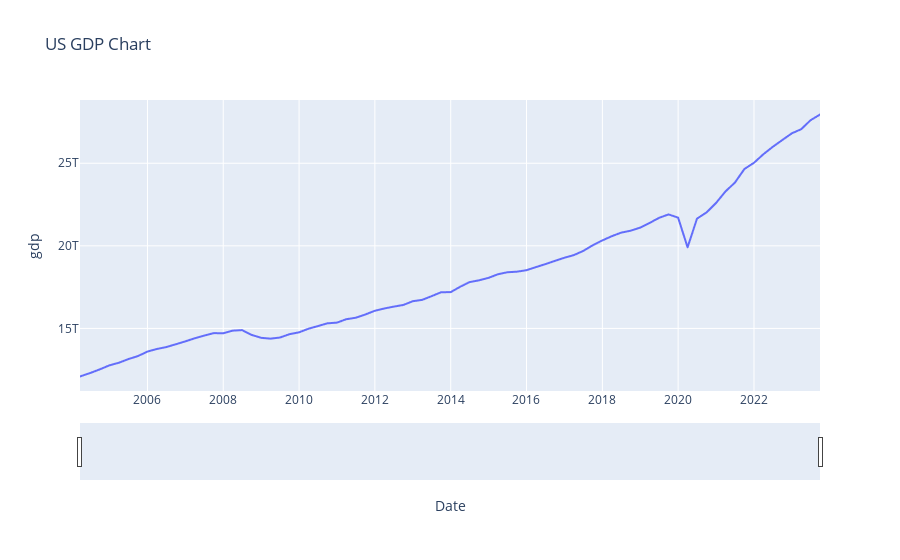

Notebook code cell kept with this figure:
### Code cell
fig = px.line(df, x='Date', y='gdp',
              labels={'value': 'US GDP', 'variable': 'Metric', 'Date': 'Date'},
              title='US GDP Chart')

fig.update_layout(xaxis=dict(rangeslider=dict(visible=True), type="date"))

fig.show()

### Figure 1 — Plotly figure (JSON) as saved in the notebook; plotly's stock layout.template omitted (floating-point values rounded to 4 significant figures; data arrays with more than 128 entries replaced by an {"elided": "..."} marker saying what was removed)
{"data": [{"hovertemplate": "Date=%{x}<br>gdp=%{y}<extra></extra>", "legendgroup": "", "line": {"color": "#636efa", "dash": "solid"}, "marker": {"symbol": "circle"}, "mode": "lines", "name": "", "showlegend": false, "type": "scattergl", "x": {"elided": "4916 str values"}, "xaxis": "x", "y": {"elided": "4916 float values"}, "yaxis": "y"}], "layout": {"legend": {"tracegroupgap": 0}, "title": {"text": "US GDP Chart"}, "xaxis": {"anchor": "y", "domain": [0, 1], "rangeslider": {"visible": true}, "title": {"text": "Date"}, "type": "date"}, "yaxis": {"anchor": "x", "domain": [0, 1], "title": {"text": "gdp"}}}}
